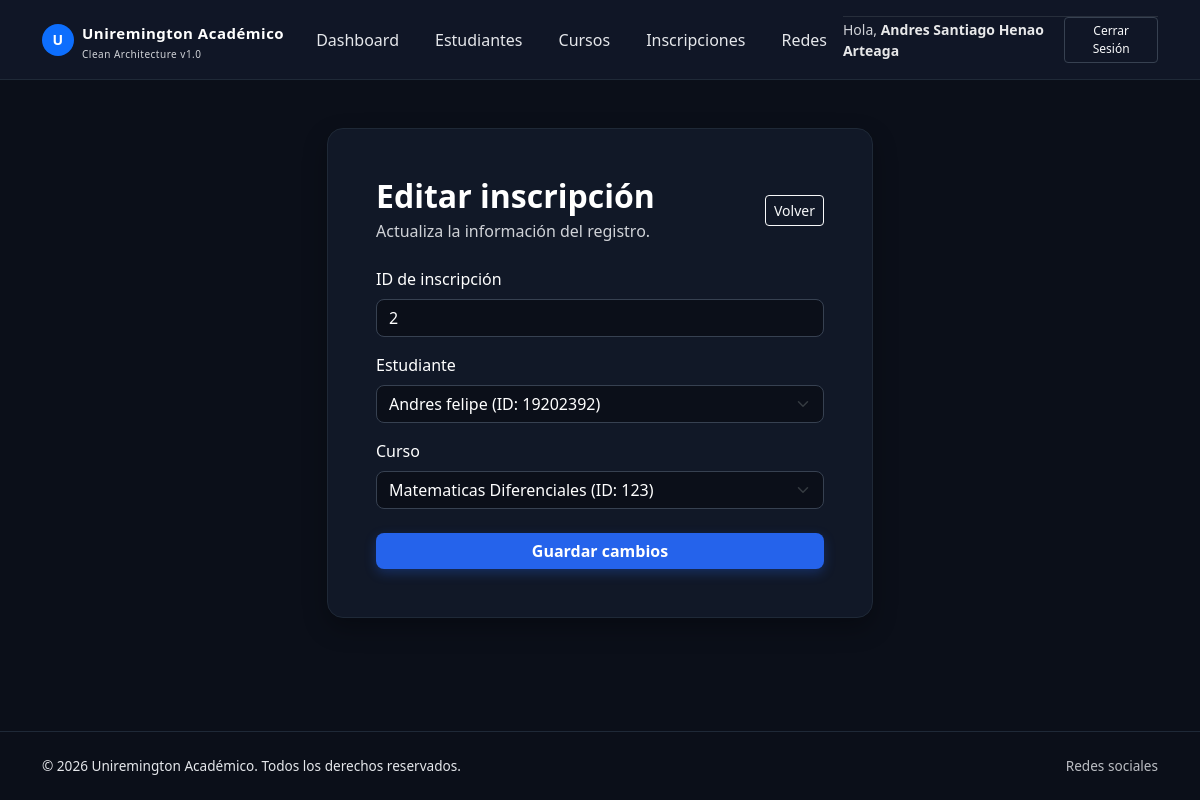
/editar_inscripcion/2 (signed in), run on the app's committed database.
### tables this page shows
CREATE TABLE inscripciones (
                    id TEXT PRIMARY KEY,
                    id_estudiante TEXT,
                    id_curso TEXT,
                    FOREIGN KEY(id_estudiante) REFERENCES estudiantes(id),
                    FOREIGN KEY(id_curso) REFERENCES cursos(id)
                );

CREATE TABLE estudiantes (
                    id TEXT PRIMARY KEY,
                    nombre TEXT,
                    correo TEXT
                );

CREATE TABLE cursos (
                    id TEXT PRIMARY KEY,
                    nombre TEXT,
                    cupos INTEGER
                );

### app.py (the view, shortened to what this page needs)
@app.route('/editar_inscripcion/<id>', methods=['GET', 'POST'])
def editar_inscripcion(id):
    if 'user_id' not in session: return redirect(url_for('login'))
    inscripcion = repo.obtener_inscripcion(id)
    if not inscripcion:
        flash('No se encontró la inscripción.', 'danger')
        return redirect(url_for('inscripciones'))
    with db_conn._conectar() as conn:
        cursor = conn.cursor()
        cursor.execute("SELECT id, nombre FROM estudiantes")
        estudiantes = cursor.fetchall()
        cursor.execute("SELECT id, nombre FROM cursos")
        cursos = cursor.fetchall()
    return render_template('editar.html', tipo='inscripcion', registro=inscripcion,
                           estudiantes=estudiantes, cursos=cursos)

### infrastructure/database.py (called while the page is built)
    def _conectar(self):
        return sqlite3.connect(self.db_name)

    def obtener_inscripcion(self, id_inscripcion: str):
        with self.db_conn._conectar() as conn:
            cursor = conn.cursor()
            cursor.execute("SELECT id, id_estudiante, id_curso FROM inscripciones WHERE id = ?",
                           (id_inscripcion,))
            return cursor.fetchone()

### templates/editar.html (shortened to what this page needs)
{% extends "base.html" %}
{% block content %}
<div class="row justify-content-center">
    <div class="col-md-8 col-lg-6">
        <div class="card-dark p-4 p-md-5">
            <div class="d-flex justify-content-between align-items-center mb-4">
                <div>
                    <h2 class="fw-bold text-white mb-1">Editar {{ {'estudiante': 'estudiante', 'curso': 'curso', 'inscripcion': 'inscripción'}[tipo] }}</h2>
                    <p class="text-muted mb-0">Actualiza la información del registro.</p>
                </div>
                <a href="{{ url_for(tipo + 's') if tipo != 'inscripcion' else url_for('inscripciones') }}" class="btn btn-outline-light btn-sm" aria-label="Volver">Volver</a>
            </div>
            {% if tipo == 'estudiante' %}
            <form method="POST">
                <div class="mb-3">
                    <label class="form-label">Documento / ID</label>
                    <input class="form-control" value="{{ registro.id_estudiante }}" disabled>
                </div>
                <div class="mb-3">
                    <label class="form-label">Nombre completo</label>
                    <input type="text" name="nombre" class="form-control" value="{{ registro.nombre }}" required>
                </div>
                <div class="mb-4">
                    <label class="form-label">Correo electrónico</label>
                    <input type="email" name="correo" class="form-control" value="{{ registro.correo }}" required>
                </div>
                <button type="submit" class="btn btn-primary w-100">Guardar cambios</button>
            </form>
            {% else %}
            <form method="POST">
                <div class="mb-3">
                    <label class="form-label">ID de inscripción</label>
                    <input class="form-control" value="{{ registro[0] }}" disabled>
                </div>
                <div class="mb-3">
                    <label class="form-label">Estudiante</label>
                    <select name="id_estudiante" class="form-select" required>
                        {% for estudiante in estudiantes %}
                        <option value="{{ estudiante[0] }}" {% if estudiante[0] == registro[1] %}selected{% endif %}>{{ estudiante[1] }} (ID: {{ estudiante[0] }})</option>
                        {% endfor %}
                    </select>
                </div>
                <div class="mb-4">
                    <label class="form-label">Curso</label>
                    <select name="id_curso" class="form-select" required>
                        {% for curso in cursos %}
                        <option value="{{ curso[0] }}" {% if curso[0] == registro[2] %}selected{% endif %}>{{ curso[1] }} (ID: {{ curso[0] }})</option>
                        {% endfor %}
                    </select>
                </div>
                <button type="submit" class="btn btn-primary w-100">Guardar cambios</button>
            </form>
            {% endif %}
        </div>
    </div>
</div>
{% endblock %}

### templates/base.html (style rules this page uses)
:root { --bg-dark-main: #0b0f19; --bg-card: #111827; --border-card: #1f2937; --accent-blue: #2563eb; --text-main: #f3f4f6; --text-muted: #e5e7eb; }
body { background-color: var(--bg-dark-main); color: var(--text-main); font-family: 'Segoe UI', Tahoma, Geneva, Verdana, sans-serif; min-height: 100vh; display: flex; flex-direction: column; justify-content: space-between; }
.card-dark { background-color: var(--bg-card); border: 1px solid var(--border-card); border-radius: 16px; color: var(--text-main); box-shadow: 0 10px 25px rgba(0, 0, 0, 0.3); transition: transform 0.2s ease; }
.text-muted { color: #e5e7eb !important; opacity: 0.9; }
.form-label { color: #ffffff !important; font-weight: 500; }
.form-control, .form-select { background-color: #0b0f19 !important; border: 1px solid #374151 !important; color: #ffffff !important; border-radius: 8px; }
::placeholder { color: #9ca3af !important; opacity: 1; }
.btn-primary { background-color: var(--accent-blue); border: none; border-radius: 8px; font-weight: 600; box-shadow: 0 4px 12px rgba(37, 99, 235, 0.3); }

### data on the page
inscripciones: id "2", id_estudiante "Andres felipe (ID: 19202392)", id_curso "Matematicas Diferenciales (ID: 123)"

### other printed values
{{ session.get('user_name') }} "Andres Santiago Henao Arteaga"
